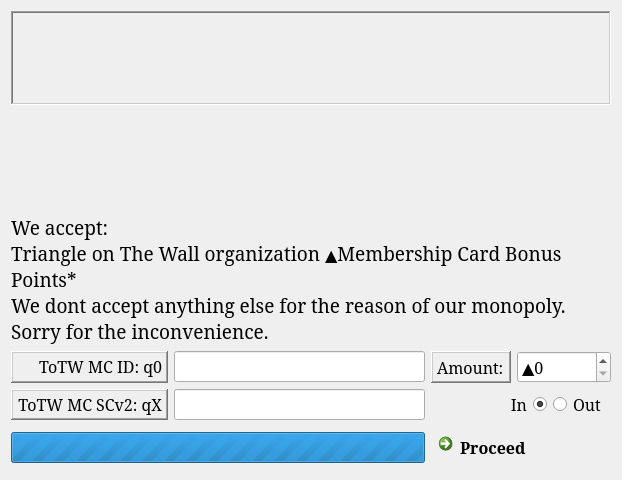
<?xml version="1.0" encoding="UTF-8"?>
<ui version="4.0">
 <class>PaymentForm</class>
 <widget class="QWidget" name="PaymentForm">
  <property name="geometry">
   <rect>
    <x>0</x>
    <y>0</y>
    <width>622</width>
    <height>480</height>
   </rect>
  </property>
  <property name="sizePolicy">
   <sizepolicy hsizetype="Expanding" vsizetype="Expanding">
    <horstretch>0</horstretch>
    <verstretch>0</verstretch>
   </sizepolicy>
  </property>
  <property name="minimumSize">
   <size>
    <width>600</width>
    <height>400</height>
   </size>
  </property>
  <property name="font">
   <font>
    <family>Garamond</family>
    <pointsize>12</pointsize>
   </font>
  </property>
  <property name="acceptDrops">
   <bool>true</bool>
  </property>
  <property name="windowTitle">
   <string>Form</string>
  </property>
  <property name="toolTip">
   <string>*the only currency in existence</string>
  </property>
  <property name="autoFillBackground">
   <bool>true</bool>
  </property>
  <layout class="QGridLayout" name="gridLayout" rowstretch="2,5,1,1,1" columnstretch="2,6,1,1,1,1,0">
   <property name="sizeConstraint">
    <enum>QLayout::SizeConstraint::SetNoConstraint</enum>
   </property>
   <item row="3" column="1">
    <widget class="QLineEdit" name="lineEdit_2">
     <property name="inputMask">
      <string comment="0000000000000000000001" extracomment="0000000000000000000001"/>
     </property>
     <property name="clearButtonEnabled">
      <bool>true</bool>
     </property>
    </widget>
   </item>
   <item row="2" column="0">
    <widget class="QLabel" name="label_2">
     <property name="toolTip">
      <string>Triangle on The Wall organization issued membership card ID</string>
     </property>
     <property name="frameShape">
      <enum>QFrame::Shape::WinPanel</enum>
     </property>
     <property name="frameShadow">
      <enum>QFrame::Shadow::Raised</enum>
     </property>
     <property name="text">
      <string>&lt;html&gt;&lt;head/&gt;&lt;body&gt;&lt;p align=&quot;right&quot;&gt;ToTW MC ID: q0&lt;/p&gt;&lt;/body&gt;&lt;/html&gt;</string>
     </property>
     <property name="alignment">
      <set>Qt::AlignmentFlag::AlignRight|Qt::AlignmentFlag::AlignTrailing|Qt::AlignmentFlag::AlignVCenter</set>
     </property>
    </widget>
   </item>
   <item row="0" column="0" colspan="7">
    <widget class="QLabel" name="label">
     <property name="autoFillBackground">
      <bool>true</bool>
     </property>
     <property name="frameShape">
      <enum>QFrame::Shape::WinPanel</enum>
     </property>
     <property name="frameShadow">
      <enum>QFrame::Shadow::Sunken</enum>
     </property>
     <property name="text">
      <string/>
     </property>
     <property name="pixmap">
      <pixmap resource="res.qrc">:/res/img/res/longlogo.png</pixmap>
     </property>
     <property name="alignment">
      <set>Qt::AlignmentFlag::AlignCenter</set>
     </property>
    </widget>
   </item>
   <item row="3" column="2" colspan="5">
    <layout class="QHBoxLayout" name="horizontalLayout_2" stretch="2,1">
     <item>
      <widget class="QRadioButton" name="radioButton_2">
       <property name="layoutDirection">
        <enum>Qt::LayoutDirection::RightToLeft</enum>
       </property>
       <property name="text">
        <string>In</string>
       </property>
       <property name="checked">
        <bool>true</bool>
       </property>
      </widget>
     </item>
     <item>
      <widget class="QRadioButton" name="radioButton">
       <property name="text">
        <string>Out</string>
       </property>
      </widget>
     </item>
    </layout>
   </item>
   <item row="1" column="0" colspan="7" alignment="Qt::AlignmentFlag::AlignBottom">
    <widget class="QLabel" name="label_3">
     <property name="toolTip">
      <string>*the only currency in existence</string>
     </property>
     <property name="text">
      <string>&lt;html&gt;&lt;head/&gt;&lt;body&gt;&lt;p&gt;&lt;span style=&quot; font-size:14pt;&quot;&gt;We accept:&lt;br/&gt;Triangle on The Wall organization &lt;/span&gt;▲&lt;span style=&quot; font-size:14pt;&quot;&gt;Membership Card Bonus Points*&lt;br/&gt;We dont accept anything else for the reason of our monopoly. Sorry for the inconvenience.&lt;/span&gt;&lt;/p&gt;&lt;/body&gt;&lt;/html&gt;</string>
     </property>
     <property name="wordWrap">
      <bool>true</bool>
     </property>
    </widget>
   </item>
   <item row="2" column="2" colspan="5">
    <layout class="QHBoxLayout" name="horizontalLayout" stretch="2,1">
     <item>
      <widget class="QLabel" name="label_4">
       <property name="frameShape">
        <enum>QFrame::Shape::WinPanel</enum>
       </property>
       <property name="frameShadow">
        <enum>QFrame::Shadow::Raised</enum>
       </property>
       <property name="text">
        <string>Amount:</string>
       </property>
      </widget>
     </item>
     <item>
      <widget class="QSpinBox" name="spinBox">
       <property name="sizePolicy">
        <sizepolicy hsizetype="Preferred" vsizetype="Preferred">
         <horstretch>0</horstretch>
         <verstretch>0</verstretch>
        </sizepolicy>
       </property>
       <property name="font">
        <font>
         <family>Garamond</family>
         <pointsize>12</pointsize>
         <bold>false</bold>
        </font>
       </property>
       <property name="suffix">
        <string/>
       </property>
       <property name="prefix">
        <string>▲</string>
       </property>
       <property name="maximum">
        <number>99999999</number>
       </property>
       <property name="stepType">
        <enum>QAbstractSpinBox::StepType::AdaptiveDecimalStepType</enum>
       </property>
      </widget>
     </item>
    </layout>
   </item>
   <item row="2" column="1">
    <widget class="QLineEdit" name="lineEdit">
     <property name="inputMask">
      <string comment="0000000000000000000001" extracomment="0000000000000000000001"/>
     </property>
     <property name="clearButtonEnabled">
      <bool>true</bool>
     </property>
    </widget>
   </item>
   <item row="3" column="0">
    <widget class="QLabel" name="label_5">
     <property name="toolTip">
      <string>Triangle on The Wall organization issued membership card ID</string>
     </property>
     <property name="frameShape">
      <enum>QFrame::Shape::WinPanel</enum>
     </property>
     <property name="frameShadow">
      <enum>QFrame::Shadow::Raised</enum>
     </property>
     <property name="text">
      <string>&lt;html&gt;&lt;head/&gt;&lt;body&gt;&lt;p align=&quot;right&quot;&gt;ToTW MC SCv2: qX&lt;/p&gt;&lt;/body&gt;&lt;/html&gt;</string>
     </property>
     <property name="alignment">
      <set>Qt::AlignmentFlag::AlignRight|Qt::AlignmentFlag::AlignTrailing|Qt::AlignmentFlag::AlignVCenter</set>
     </property>
    </widget>
   </item>
   <item row="4" column="2" colspan="5">
    <widget class="QCommandLinkButton" name="commandLinkButton">
     <property name="layoutDirection">
      <enum>Qt::LayoutDirection::LeftToRight</enum>
     </property>
     <property name="text">
      <string>Proceed</string>
     </property>
     <property name="default">
      <bool>true</bool>
     </property>
    </widget>
   </item>
   <item row="4" column="0" colspan="2">
    <widget class="QProgressBar" name="progressBar">
     <property name="maximum">
      <number>0</number>
     </property>
     <property name="value">
      <number>0</number>
     </property>
     <property name="alignment">
      <set>Qt::AlignmentFlag::AlignCenter</set>
     </property>
    </widget>
   </item>
  </layout>
 </widget>
 <resources>
  <include location="res.qrc"/>
 </resources>
 <connections/>
</ui>
